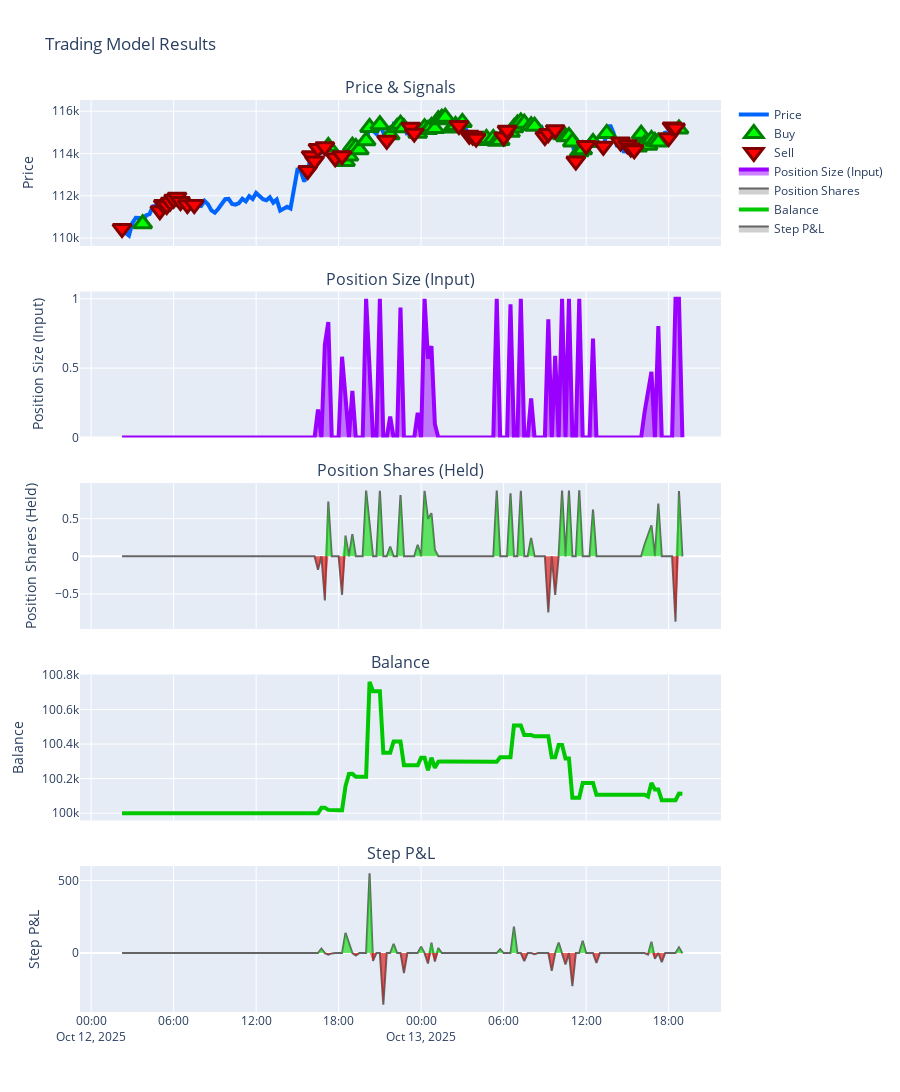

Notebook cell for this chart:
### Code cell
# Section 6: Complete Model Test Report with Updated Charts
print("📋 Generating Complete Test Report with Updated Interactive Charts...")
print("=" * 70)

# Import our clean testing solution
from src.reporting.model_test_report import quick_test_model

# Run model test - charts will display directly in notebook
print("🚀 Running model test with improved chart design...")

quick_test_model(
    model_dir='models/rl_optimized',
    symbol='BTCUSDT', 
    test_candles=500  # Use 1500+ for better trade visualizationRecalculating higher timeframe
)

### Figure 1 — Plotly figure (JSON) as saved in the notebook; plotly's stock layout.template omitted (floating-point values rounded to 4 significant figures; data arrays with more than 128 entries replaced by an {"elided": "..."} marker saying what was removed)
{"data": [{"line": {"color": "rgb(0, 100, 255)", "width": 4}, "mode": "lines", "name": "Price", "type": "scatter", "x": {"elided": "164 str values"}, "xaxis": "x", "y": {"elided": "164 float values"}, "yaxis": "y"}, {"marker": {"color": "rgb(0, 255, 0)", "line": {"color": "rgb(0, 128, 0)", "width": 3}, "size": 16, "symbol": "triangle-up"}, "mode": "markers", "name": "Buy", "type": "scatter", "x": ["2025-10-12T03:45:00.000000000", "2025-10-12T17:15:00.000000000", "2025-10-12T18:30:00.000000000", "2025-10-12T18:45:00.000000000", "2025-10-12T19:00:00.000000000", "2025-10-12T19:15:00.000000000", "2025-10-12T19:30:00.000000000", "2025-10-12T20:00:00.000000000", "2025-10-12T20:15:00.000000000", "2025-10-12T21:00:00.000000000", "2025-10-12T21:45:00.000000000", "2025-10-12T22:15:00.000000000", "2025-10-12T22:30:00.000000000", "2025-10-12T22:45:00.000000000", "2025-10-12T23:45:00.000000000", "2025-10-13T00:15:00.000000000", "2025-10-13T00:30:00.000000000", "2025-10-13T00:45:00.000000000", "2025-10-13T01:00:00.000000000", "2025-10-13T01:15:00.000000000", "2025-10-13T01:30:00.000000000", "2025-10-13T01:45:00.000000000", "2025-10-13T02:15:00.000000000", "2025-10-13T02:30:00.000000000", "2025-10-13T03:00:00.000000000", "2025-10-13T04:30:00.000000000", "2025-10-13T04:45:00.000000000", "2025-10-13T05:15:00.000000000", "2025-10-13T05:30:00.000000000", "2025-10-13T05:45:00.000000000", "2025-10-13T06:30:00.000000000", "2025-10-13T06:45:00.000000000", "2025-10-13T07:00:00.000000000", "2025-10-13T07:15:00.000000000", "2025-10-13T07:30:00.000000000", "2025-10-13T08:00:00.000000000", "2025-10-13T08:15:00.000000000", "2025-10-13T10:15:00.000000000", "2025-10-13T10:30:00.000000000", "2025-10-13T10:45:00.000000000", "2025-10-13T11:00:00.000000000", "2025-10-13T11:30:00.000000000", "2025-10-13T11:45:00.000000000", "2025-10-13T12:30:00.000000000", "2025-10-13T13:30:00.000000000", "2025-10-13T15:45:00.000000000", "2025-10-13T16:00:00.000000000", "2025-10-13T16:15:00.000000000", "2025-10-13T16:30:00.000000000", "2025-10-13T16:45:00.000000000", "2025-10-13T17:00:00.000000000", "2025-10-13T17:15:00.000000000", "2025-10-13T18:45:00.000000000"], "xaxis": "x", "y": [110700.0, 114300.0, 113600.0, 113900.0, 114300.0, 114300.0, 114200.0, 114600.0, 115200.0, 115400.0, 114900.0, 115200.0, 115400.0, 115200.0, 115000.0, 115200.0, 115100.0, 115300.0, 115200.0, 115600.0, 115700.0, 115700.0, 115200.0, 115300.0, 115500.0, 114600.0, 114700.0, 114700.0, 114600.0, 114600.0, 115000.0, 115200.0, 115400.0, 115500.0, 115400.0, 115300.0, 115300.0, 114900.0, 114800.0, 114800.0, 114600.0, 114100.0, 114200.0, 114500.0, 115000.0, 114300.0, 114900.0, 114500.0, 114400.0, 114700.0, 114600.0, 114500.0, 115200.0], "yaxis": "y"}, {"marker": {"color": "rgb(255, 0, 0)", "line": {"color": "rgb(128, 0, 0)", "width": 3}, "size": 16, "symbol": "triangle-down"}, "mode": "markers", "name": "Sell", "type": "scatter", "x": ["2025-10-12T02:15:00.000000000", "2025-10-12T05:00:00.000000000", "2025-10-12T05:15:00.000000000", "2025-10-12T05:30:00.000000000", "2025-10-12T05:45:00.000000000", "2025-10-12T06:00:00.000000000", "2025-10-12T06:15:00.000000000", "2025-10-12T06:30:00.000000000", "2025-10-12T07:00:00.000000000", "2025-10-12T07:30:00.000000000", "2025-10-12T15:45:00.000000000", "2025-10-12T16:00:00.000000000", "2025-10-12T16:15:00.000000000", "2025-10-12T16:30:00.000000000", "2025-10-12T17:00:00.000000000", "2025-10-12T17:45:00.000000000", "2025-10-12T18:15:00.000000000", "2025-10-12T21:30:00.000000000", "2025-10-12T23:15:00.000000000", "2025-10-12T23:30:00.000000000", "2025-10-13T02:45:00.000000000", "2025-10-13T03:30:00.000000000", "2025-10-13T03:45:00.000000000", "2025-10-13T04:00:00.000000000", "2025-10-13T06:00:00.000000000", "2025-10-13T06:15:00.000000000", "2025-10-13T09:00:00.000000000", "2025-10-13T09:15:00.000000000", "2025-10-13T09:45:00.000000000", "2025-10-13T11:15:00.000000000", "2025-10-13T12:00:00.000000000", "2025-10-13T13:15:00.000000000", "2025-10-13T14:30:00.000000000", "2025-10-13T15:00:00.000000000", "2025-10-13T15:15:00.000000000", "2025-10-13T15:30:00.000000000", "2025-10-13T18:00:00.000000000", "2025-10-13T18:15:00.000000000", "2025-10-13T18:30:00.000000000"], "xaxis": "x", "y": [110400.0, 111300.0, 111600.0, 111500.0, 111700.0, 111800.0, 111900.0, 111700.0, 111600.0, 111600.0, 113200.0, 113900.0, 113600.0, 114200.0, 114300.0, 113800.0, 113900.0, 114600.0, 115200.0, 115000.0, 115300.0, 114900.0, 114800.0, 114700.0, 114800.0, 115100.0, 114800.0, 115000.0, 115100.0, 113600.0, 114400.0, 114300.0, 114500.0, 114400.0, 114300.0, 114200.0, 114800.0, 115300.0, 115200.0], "yaxis": "y"}, {"fill": "tozeroy", "fillcolor": "rgba(153, 0, 255, 0.5)", "line": {"color": "rgb(153, 0, 255)", "width": 4}, "mode": "lines", "name": "Position Size (Input)", "type": "scatter", "x": {"elided": "164 str values"}, "xaxis": "x2", "y": {"elided": "164 float values"}, "yaxis": "y2"}, {"fill": "tozeroy", "fillcolor": "rgba(100, 100, 100, 0.3)", "line": {"color": "rgb(100, 100, 100)", "width": 2}, "mode": "lines", "name": "Position Shares", "type": "scatter", "x": {"elided": "164 str values"}, "xaxis": "x3", "y": {"elided": "164 float values"}, "yaxis": "y3"}, {"fill": "tozeroy", "fillcolor": "rgba(0, 255, 0, 0.5)", "line": {"color": "rgb(0, 255, 0)", "width": 0}, "mode": "lines", "name": "Long", "showlegend": false, "type": "scatter", "x": {"elided": "164 str values"}, "xaxis": "x3", "y": {"elided": "164 float values"}, "yaxis": "y3"}, {"fill": "tozeroy", "fillcolor": "rgba(255, 0, 0, 0.5)", "line": {"color": "rgb(255, 0, 0)", "width": 0}, "mode": "lines", "name": "Short", "showlegend": false, "type": "scatter", "x": {"elided": "164 str values"}, "xaxis": "x3", "y": {"elided": "164 float values"}, "yaxis": "y3"}, {"line": {"color": "rgb(0, 200, 0)", "width": 4}, "mode": "lines", "name": "Balance", "type": "scatter", "x": {"elided": "164 str values"}, "xaxis": "x4", "y": {"elided": "164 float values"}, "yaxis": "y4"}, {"fill": "tozeroy", "fillcolor": "rgba(100, 100, 100, 0.3)", "line": {"color": "rgb(100, 100, 100)", "width": 2}, "mode": "lines", "name": "Step P&L", "type": "scatter", "x": {"elided": "164 str values"}, "xaxis": "x5", "y": {"elided": "164 float values"}, "yaxis": "y5"}, {"fill": "tozeroy", "fillcolor": "rgba(0, 255, 0, 0.5)", "line": {"color": "rgb(0, 255, 0)", "width": 0}, "mode": "lines", "name": "Profit", "showlegend": false, "type": "scatter", "x": {"elided": "164 str values"}, "xaxis": "x5", "y": {"elided": "164 float values"}, "yaxis": "y5"}, {"fill": "tozeroy", "fillcolor": "rgba(255, 0, 0, 0.5)", "line": {"color": "rgb(255, 0, 0)", "width": 0}, "mode": "lines", "name": "Loss", "showlegend": false, "type": "scatter", "x": {"elided": "164 str values"}, "xaxis": "x5", "y": {"elided": "164 float values"}, "yaxis": "y5"}], "layout": {"annotations": [{"font": {"size": 16}, "showarrow": false, "text": "Price & Signals", "x": 0.5, "xanchor": "center", "xref": "paper", "y": 1, "yanchor": "bottom", "yref": "paper"}, {"font": {"size": 16}, "showarrow": false, "text": "Position Size (Input)", "x": 0.5, "xanchor": "center", "xref": "paper", "y": 0.79, "yanchor": "bottom", "yref": "paper"}, {"font": {"size": 16}, "showarrow": false, "text": "Position Shares (Held)", "x": 0.5, "xanchor": "center", "xref": "paper", "y": 0.58, "yanchor": "bottom", "yref": "paper"}, {"font": {"size": 16}, "showarrow": false, "text": "Balance", "x": 0.5, "xanchor": "center", "xref": "paper", "y": 0.37, "yanchor": "bottom", "yref": "paper"}, {"font": {"size": 16}, "showarrow": false, "text": "Step P&L", "x": 0.5, "xanchor": "center", "xref": "paper", "y": 0.16, "yanchor": "bottom", "yref": "paper"}], "height": 1100, "title": {"text": "Trading Model Results"}, "xaxis": {"anchor": "y", "domain": [0, 1], "matches": "x5", "showticklabels": false}, "xaxis2": {"anchor": "y2", "domain": [0, 1], "matches": "x5", "showticklabels": false}, "xaxis3": {"anchor": "y3", "domain": [0, 1], "matches": "x5", "showticklabels": false}, "xaxis4": {"anchor": "y4", "domain": [0, 1], "matches": "x5", "showticklabels": false}, "xaxis5": {"anchor": "y5", "domain": [0, 1]}, "yaxis": {"anchor": "x", "domain": [0.84, 1], "title": {"text": "Price"}}, "yaxis2": {"anchor": "x2", "domain": [0.63, 0.79], "title": {"text": "Position Size (Input)"}}, "yaxis3": {"anchor": "x3", "domain": [0.42, 0.58], "title": {"text": "Position Shares (Held)"}}, "yaxis4": {"anchor": "x4", "domain": [0.21, 0.37], "title": {"text": "Balance"}}, "yaxis5": {"anchor": "x5", "domain": [0, 0.16], "title": {"text": "Step P&L"}}}}
